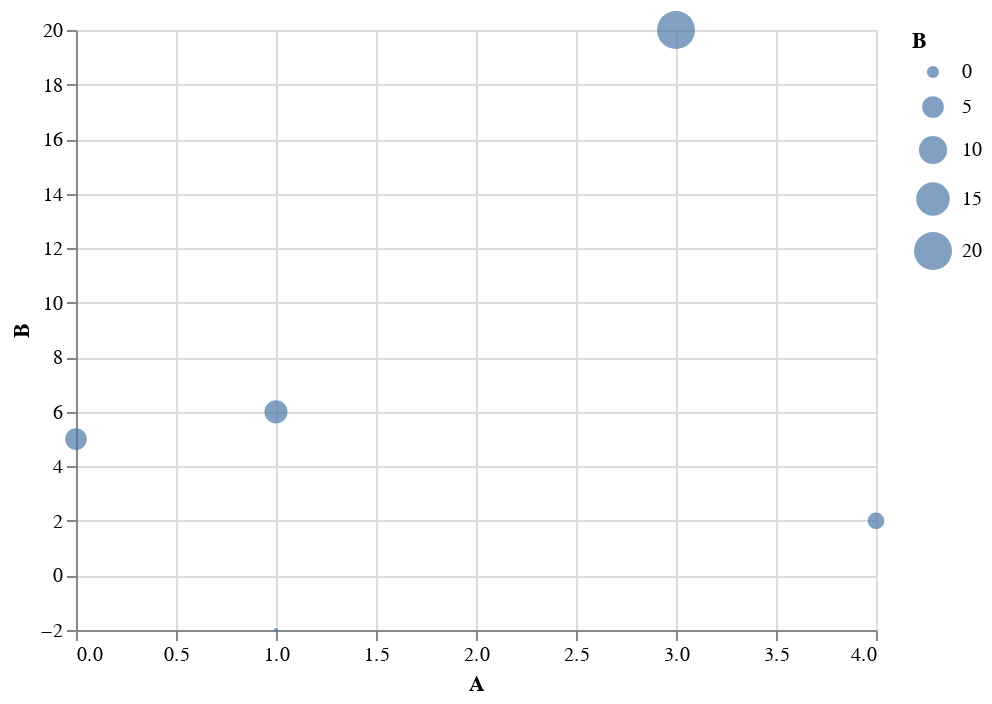

Here is the notebook cell this chart was saved with:
### Code cell
alt.Chart(df).mark_circle().encode(
    x="A",
    y="B",
    size="B"
)

### Figure 1 — Vega-Lite specification as saved in the notebook (floating-point values rounded to 4 significant figures)
{"config": {"view": {"continuousWidth": 400, "continuousHeight": 300}}, "data": {"name": "data-723aa930385e7bf6186c41ae4ce09edb"}, "mark": "circle", "encoding": {"size": {"type": "quantitative", "field": "B"}, "x": {"type": "quantitative", "field": "A"}, "y": {"type": "quantitative", "field": "B"}}, "$schema": "https://vega.github.io/schema/vega-lite/v4.8.1.json", "datasets": {"data-723aa930385e7bf6186c41ae4ce09edb": [{"A": 0, "B": 5}, {"A": 1, "B": -2}, {"A": 1, "B": 6}, {"A": 3, "B": 20}, {"A": 4, "B": 2}]}}
